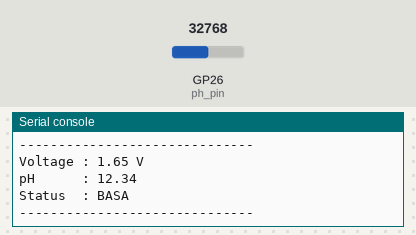
Simulated run of this program. Board: Raspberry Pi Pico running MicroPython. On the bench: the last lines printed to the serial console. The inputs (shaded band) are chosen by the test bench; at power-on: GP26 (ph_pin) = 32768 (analog values on the 0–65535 scale).

Above: at 1.2 s.
1.3 s: GP26 (ph_pin) set to 57670
At 2.1 s:
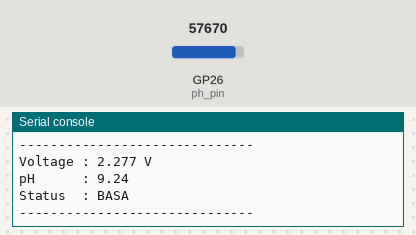
4.3 s: GP26 (ph_pin) set to 65535
At 6.0 s:
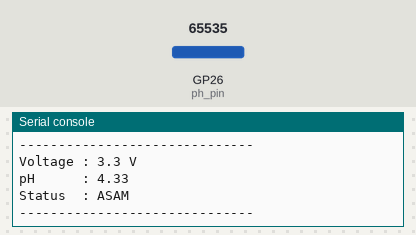
Timing chart, 0 to 7.5 s (numbered marks = the images above; inputs shaded):
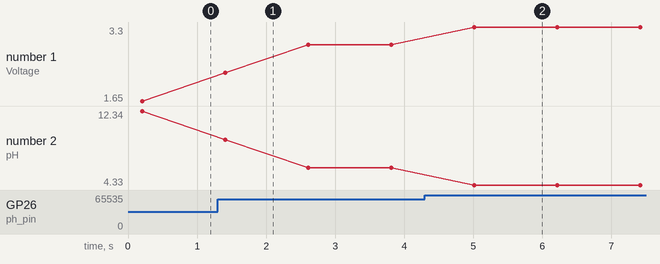

Measured:
- after the input at 1.3 s, the serial console: prints a new line after 0.11 s (image 1)
- after the input at 4.3 s, the serial console: prints a new line after 0.71 s (image 2)
- plotted number 1: 1.65 → 2.9 after the input at 1.3 s, 2.9 → 3.3 after the input at 4.3 s
- plotted number 2: 12.34 → 6.21 after the input at 1.3 s, 6.21 → 4.33 after the input at 4.3 s

The program:

ph-tester.py
```python
from machine import ADC, Pin
import time

# ==========================================
# SENSOR pH PH-4502C
# PO -> GP26 (ADC0)
# ==========================================
ph_pin = ADC(Pin(26))

# ==========================================
# FUNGSI BACA TEGANGAN
# ==========================================
def read_voltage(pin):
    total = 0
    samples = 20

    for _ in range(samples):
        total += pin.read_u16()
        time.sleep_ms(10)

    raw = total / samples
    voltage = raw * 3.3 / 65535.0

    return voltage

# ==========================================
# KLASIFIKASI pH
# ==========================================
def status_ph(ph):
    if ph < 6.5:
        return "ASAM"
    elif ph > 8.5:
        return "BASA"
    else:
        return "NETRAL"

# ==========================================
# PROGRAM UTAMA
# ==========================================
print("=" * 50)
print("   PEMBACAAN SENSOR pH PH-4502C")
print("=" * 50)

while True:

    # Baca tegangan
    v_ph = read_voltage(ph_pin)

    # ======================================
    # KALIBRASI DARI DATA TESTER
    # 3.30V -> 4.22
    # 2.925V -> 6.11
    # 2.575V -> 8.03
    # ======================================
    ph_val = (0.0833 * (v_ph ** 2)) - (5.265 * v_ph) + 20.797

    # Batasi rentang pH
    if ph_val < 0:
        ph_val = 0

    if ph_val > 14:
        ph_val = 14

    status = status_ph(ph_val)

    print("\n------------------------------")
    print("Voltage :", round(v_ph, 3), "V")
    print("pH      :", round(ph_val, 2))
    print("Status  :", status)
    print("------------------------------")

    time.sleep(1)
```
